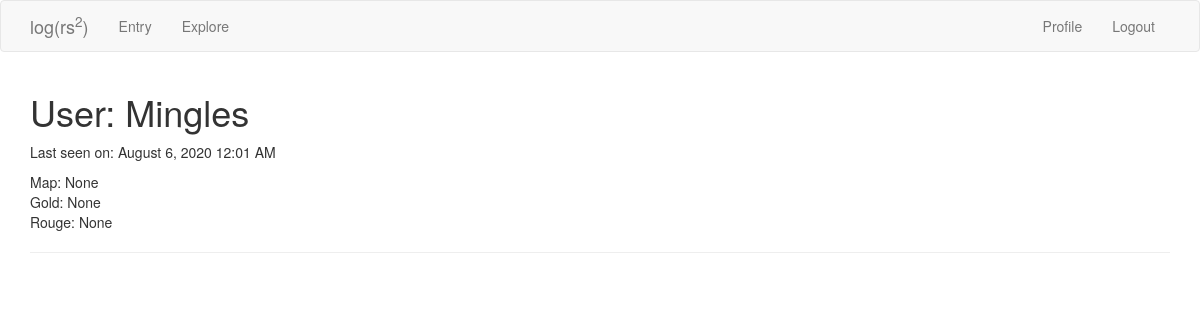
Page /user/Mingles (signed in) on the earlier database version.
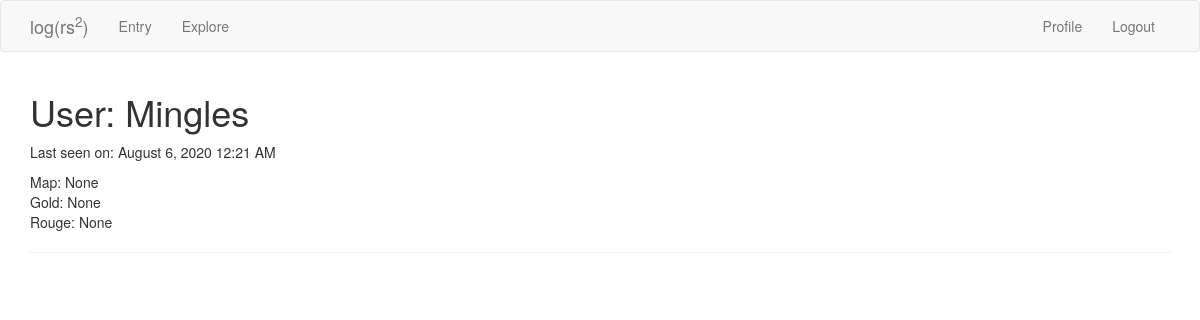
Same page on the later database version.
### app/models.py (models this page shows, shortened)
class User(UserMixin, db.Model):
    id = db.Column(db.Integer, primary_key=True)
    username = db.Column(db.String(64), index=True, unique=True)
    email = db.Column(db.String(128), index=True, unique=True)
    password_hash = db.Column(db.String(128))
    last_seen = db.Column(db.DateTime, default=datetime.utcnow)
    map_drops = db.relationship('MapDrop', backref='player', lazy='dynamic')

### app/routes.py (the view)
@app.route('/user/<username>')
@login_required
def user(username):
    user = User.query.filter_by(username=username).first_or_404()
    page = request.args.get('page', 1, type=int)
    maps = db.session.query(db.func.sum(MapDrop.map)).filter_by(user_id=user.id).scalar()
    gold_maps = db.session.query(db.func.sum(MapDrop.gold_map)).filter_by(user_id=user.id).scalar()
    rouges = db.session.query(db.func.sum(MapDrop.rouge)).filter_by(user_id=user.id).scalar()
    mapdrops = user.map_drops.order_by(MapDrop.time.desc()).paginate(page, app.config['MAPDROPS_PER_PAGE'], False)
    next_url = prev_url = None
    if mapdrops.has_next:
        next_url = url_for('user', username=user.username, page=mapdrops.next_num)
    if mapdrops.has_prev:
        prev_url = url_for('user', username=user.username, page=mapdrops.prev_num)
    return render_template('user.html', title='Profile', user=user, maps=maps, gold_maps=gold_maps, rouges=rouges,
                            mapdrops=mapdrops.items, next_url=next_url, prev_url=prev_url)

### app/models.py (called while the page is built)
@login.user_loader
def load_user(id):
    return User.query.get(int(id))

### app/routes.py (called while the page is built)
@app.before_request
def before_request():
    if current_user.is_authenticated:
        current_user.last_seen = datetime.utcnow()
        db.session.commit()

### app/templates/user.html (shortened to what this page needs)
{% extends "base.html" %}
{% block app_content %}
    <h1>User: {{ user.username }}</h1>
    {% if user.last_seen %}
    <p>Last seen on: {{ moment(user.last_seen).format('LLL') }}</p>
    {% endif %}
    <p>
        Map: {{ maps }}<br>
        Gold: {{ gold_maps }}<br>
        Rouge: {{ rouges }}
    </p>
    <hr>
{% endblock %}

### app/templates/base.html (shortened to what this page needs)
{% extends 'bootstrap/base.html' %}
{% block navbar %}
    <nav class="navbar navbar-default">
        <div class="container">
            <div class="navbar-header">
                <a class="navbar-brand" href="{{ url_for('index') }}">log(rs<sup>2</sup>)</a>
            </div>
            <div class="collapse navbar-collapse" id="bs-example-navbar-collapse-1">
                <ul class="nav navbar-nav">
                    <li><a href="{{ url_for('entry') }}">Entry</a></li>
                    <li><a href="{{ url_for('explore') }}">Explore</a></li>
                </ul>
                <ul class="nav navbar-nav navbar-right">
                    {% if current_user.is_anonymous %}
                    <li><a href="{{ url_for('login') }}">Login</a></li>
                    {% else %}
                    <li><a href="{{ url_for('user', username=current_user.username) }}">Profile</a></li>
                    <li><a href="{{ url_for('logout') }}">Logout</a></li>
                    {% endif %}
                </ul>
            </div>
        </div>
    </nav>
{% endblock %}
{%block content %}
    <div class="container">
        {% block app_content %}{% endblock %}
    </div>
{% endblock %}

Differences in the rows shown:
changed User "Mingles": last_seen "August 6, 2020 12:01 AM" → "August 6, 2020 12:21 AM"
